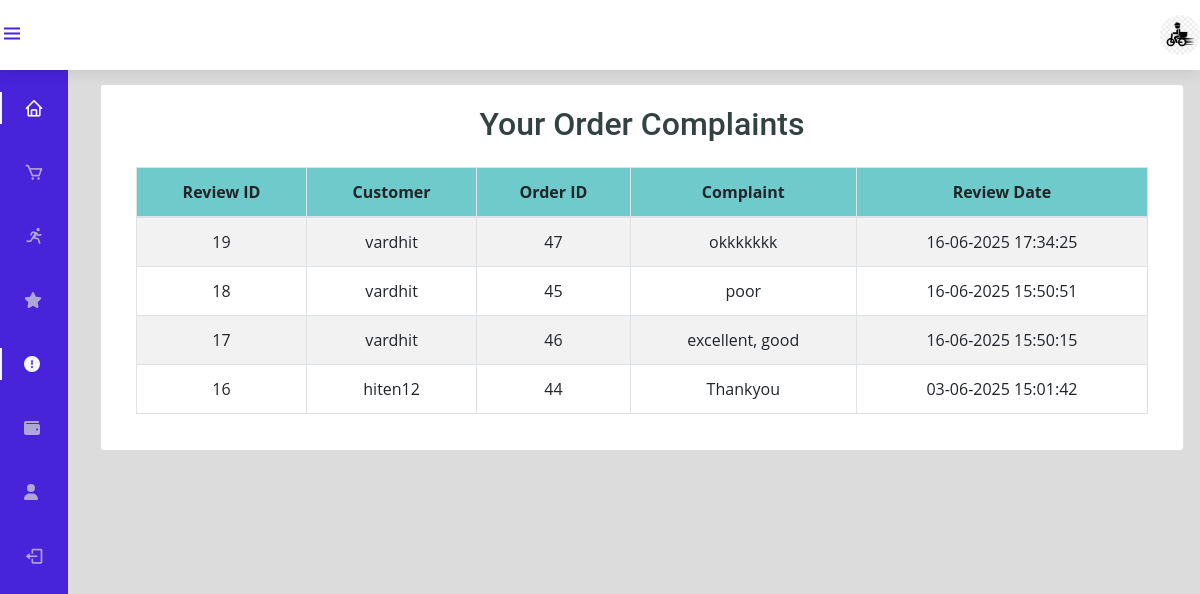
The app's page /deliveryboy/index.php?page=complaints (signed in) with its own data.
### tables this page shows
CREATE TABLE `reviews` (
  `reviewId` int(11) NOT NULL,
  `userId` int(21) NOT NULL,
  `orderId` int(21) NOT NULL,
  `rating` int(1) NOT NULL CHECK (`rating` between 1 and 5),
  `complain` text DEFAULT NULL COMMENT 'User complaint or feedback',
  `reviewDate` datetime NOT NULL DEFAULT current_timestamp(),
  `delivery_boy_id` int(11) DEFAULT NULL
);

CREATE TABLE `users` (
  `id` int(21) NOT NULL,
  `username` varchar(21) NOT NULL,
  `firstName` varchar(21) NOT NULL,
  `lastName` varchar(21) NOT NULL,
  `profilePic` varchar(255) DEFAULT NULL,
  `email` varchar(35) NOT NULL,
  `phone` bigint(20) NOT NULL,
  `password` varchar(255) NOT NULL,
  `joinDate` datetime NOT NULL DEFAULT current_timestamp(),
  `status` enum('active','blocked') NOT NULL DEFAULT 'active'
);

### deliveryboy/complaints.php (the view, shortened to what this page needs)
<?php
include 'partials/_dbconnect.php';
$deliveryboyId = $_SESSION['deliveryboy_id'];
$sql = "SELECT r.reviewId, u.username, r.orderId,
               COALESCE(NULLIF(r.complain, ''), 'No complaint') AS complain,
               r.reviewDate
        FROM reviews r
        JOIN orders o ON r.orderId = o.orderId
        JOIN users u ON r.userId = u.id
        WHERE o.delivery_boy_id = ?
        ORDER BY r.reviewDate DESC";
$stmt = $conn->prepare($sql);
$stmt->bind_param("i", $deliveryboyId);
$stmt->execute();
$result = $stmt->get_result();
?>
<!DOCTYPE html>
<html lang="en">
<head>
</head>
<body>
<div class="container-fluid" style="margin-top: 20px; padding-top: 20px;">
    <div class="row">
        <div class="card col-lg-12">
            <div class="card-body">
                <h2 class="text-center mb-4">Your Order Complaints</h2>
                <table class="table table-striped table-bordered text-center">
                    <thead style="background-color: rgb(111 202 203);">
                        <tr>
                            <th>Review ID</th>
                            <th>Customer</th>
                            <th>Order ID</th>
                            <th>Complaint</th>
                            <th>Review Date</th>
                        </tr>
                    </thead>
                    <tbody>
                        <?php if ($result->num_rows > 0): ?>
                            <?php while ($row = $result->fetch_assoc()): ?>
                                <tr>
                                    <td><?= htmlspecialchars($row['reviewId']); ?></td>
                                    <td><?= htmlspecialchars($row['username']); ?></td>
                                    <td><?= htmlspecialchars($row['orderId']); ?></td>
                                    <td><?= htmlspecialchars($row['complain']); ?></td>
                                    <td><?= date("d-m-Y H:i:s", strtotime($row['reviewDate'])); ?></td>
                                </tr>
                            <?php endwhile; ?>
                        <?php else: ?>
                            <tr>
                                <td colspan="5">No complaints found.</td>
                            </tr>
                        <?php endif; ?>
                    </tbody>
                </table>
            </div>
        </div>
    </div>
</div>
</body>
</html>

### deliveryboy/assetsForSideBar/css/styles.css (style rules this page uses)
:root { --header-height: 3rem; --nav-width: 68px; --first-color: #4723D9; --first-color-light: #AFA5D9; --white-color: #F7F6FB; --body-font: 'Nunito', sans-serif; --normal-font-size: 1rem; --z-fixed: 100; }
*,::before,::after { box-sizing: border-box; }
body { position: relative; margin: var(--header-height) 0 0 0; padding: 0 1rem; font-family: var(--body-font); font-size: var(--normal-font-size); transition: .5s; }
@media screen and (min-width: 768px) { body { margin: calc(var(--header-height) + 1rem) 0 0 0; padding-left: calc(var(--nav-width) + 2rem); } }

### assets/css/style.css (style rules this page uses)
body { font-family: "Open Sans", sans-serif; color: #334240; }
h1, h2, h3, h4, h5, h6 { font-family: "Roboto", sans-serif; }

### records on screen
reviews: reviewId "19", userId.username "vardhit", orderId "47", complain "okkkkkkk", reviewDate "16-06-2025 17:34:25"
reviews: reviewId "18", userId.username "vardhit", orderId "45", complain "poor", reviewDate "16-06-2025 15:50:51"
reviews: reviewId "17", userId.username "vardhit", orderId "46", complain "excellent, good", reviewDate "16-06-2025 15:50:15"
reviews: reviewId "16", userId.username "hiten12", orderId "44", complain "Thankyou", reviewDate "03-06-2025 15:01:42"
